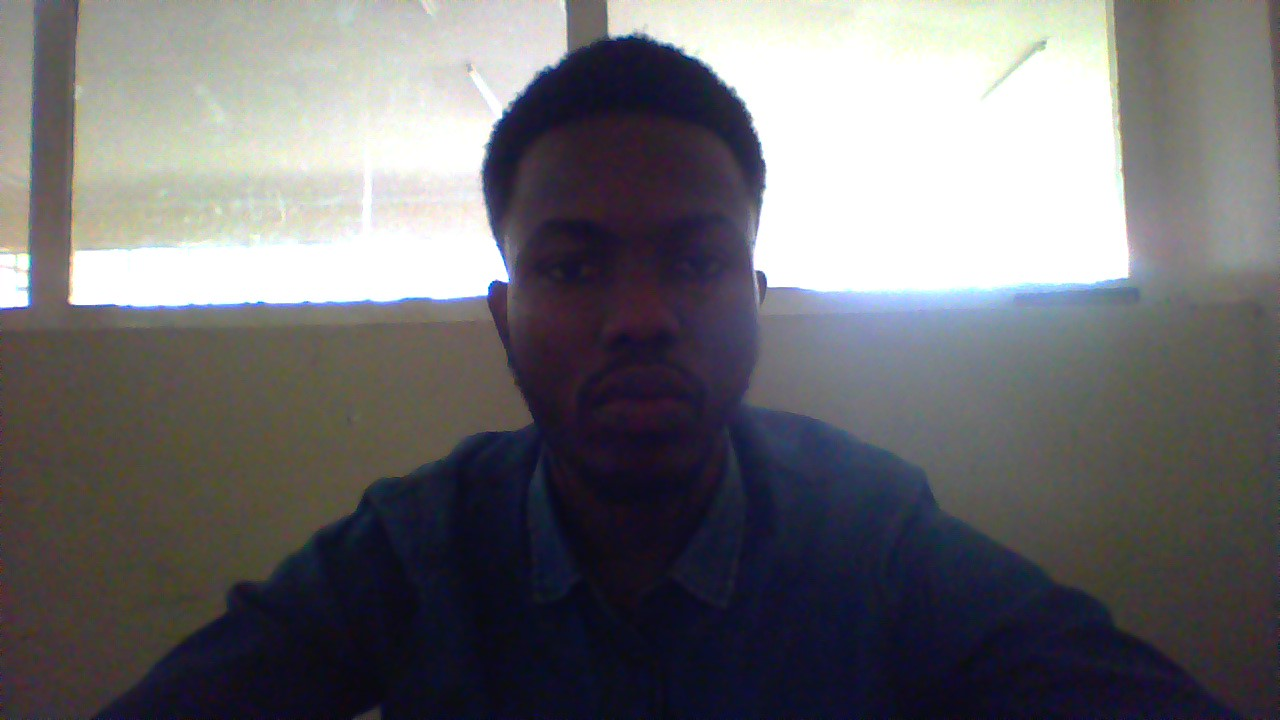
#> input picture known_faces/me3.jpg, 1280 x 720 px; its folder holds 5 pictures in this run
$ python face_recognition_app.py
#> lines starting #> are read from the running program, lines starting #| are printed output that depends on the picture; after the words box and inside, x2 and y2 are one past the last pixel; in counts of white or black regions, pixels touching at a corner belong together
import os
import cv2
import numpy as np
from typing import List, Tuple

# Initialize LBPH face recognizer
recognizer = cv2.face.LBPHFaceRecognizer_create()

# Function to load and train known faces
def train_known_faces(known_faces_dir: str) -> Tuple[cv2.face.LBPHFaceRecognizer, List[str]]:
    """
    Loads and trains the LBPH recognizer with images from known_faces directory.

    Args:
        known_faces_dir (str): Path to directory with known face images.

    Returns:
        Tuple: Trained recognizer and list of label names.
    """
#> called with known_faces_dir = 'known_faces'
    faces = []
    labels = []
    label_names = []

    for idx, filename in enumerate(os.listdir(known_faces_dir)):
        if filename.lower().endswith(('.jpg', '.jpeg', '.png')):
            label = os.path.splitext(filename)[0].capitalize()
            image_path = os.path.join(known_faces_dir, filename)
            image = cv2.imread(image_path, cv2.IMREAD_GRAYSCALE)
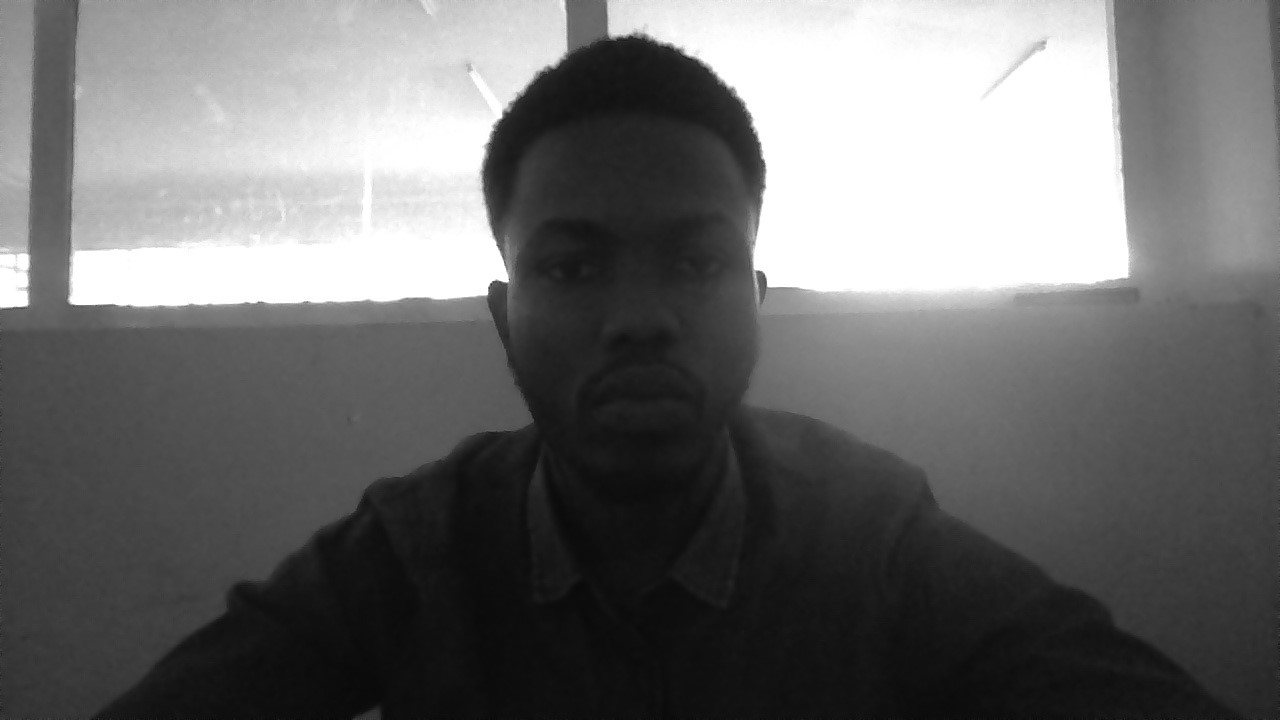
#> image: shape (720, 1280); min 5, max 255, mean 109
            if image is None:
                print(f"Warning: Could not load {filename}. Skipping.")
                continue
            faces.append(image)
            labels.append(idx)
            label_names.append(label)
#> pass 2 of the loop in train_known_faces, `for idx, filename in enumerate(os.listdir(known_faces_dir)):`:
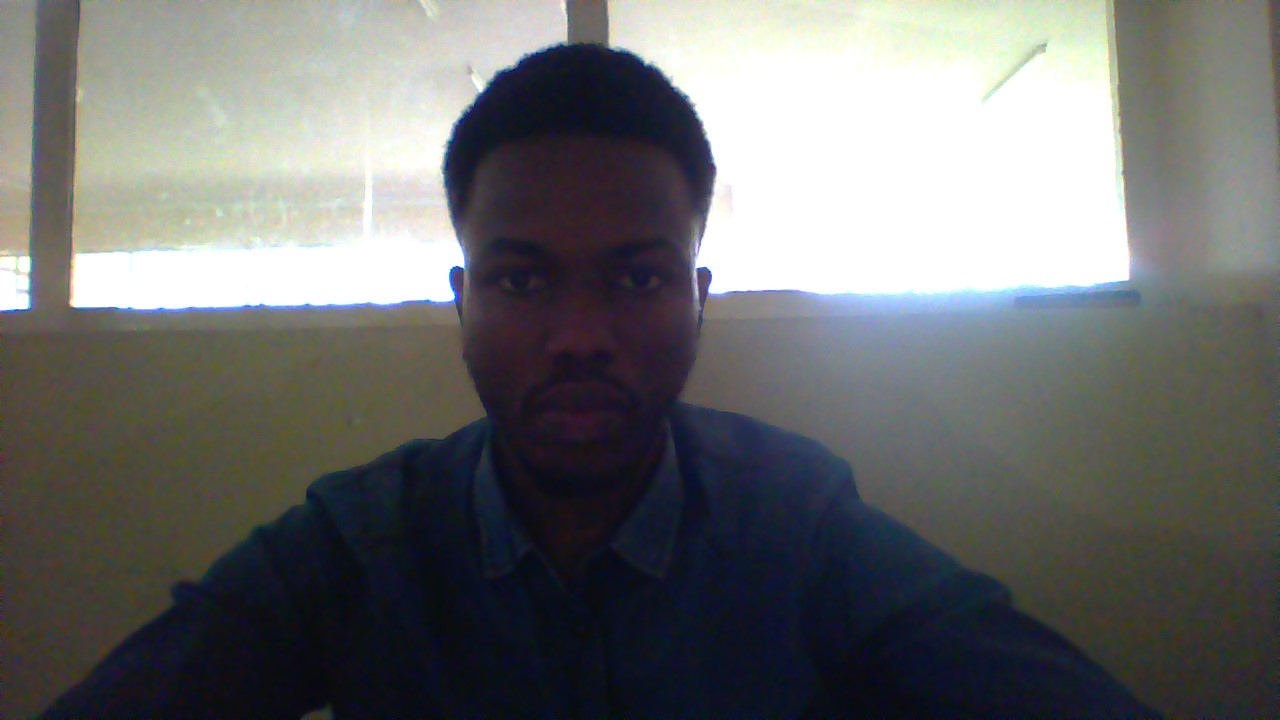
#> input picture known_faces/me4.jpg, 1280 x 720 px
#> in train_known_faces, `image = cv2.imread(image_path, cv2.IMREAD_GRAYSCALE)`:
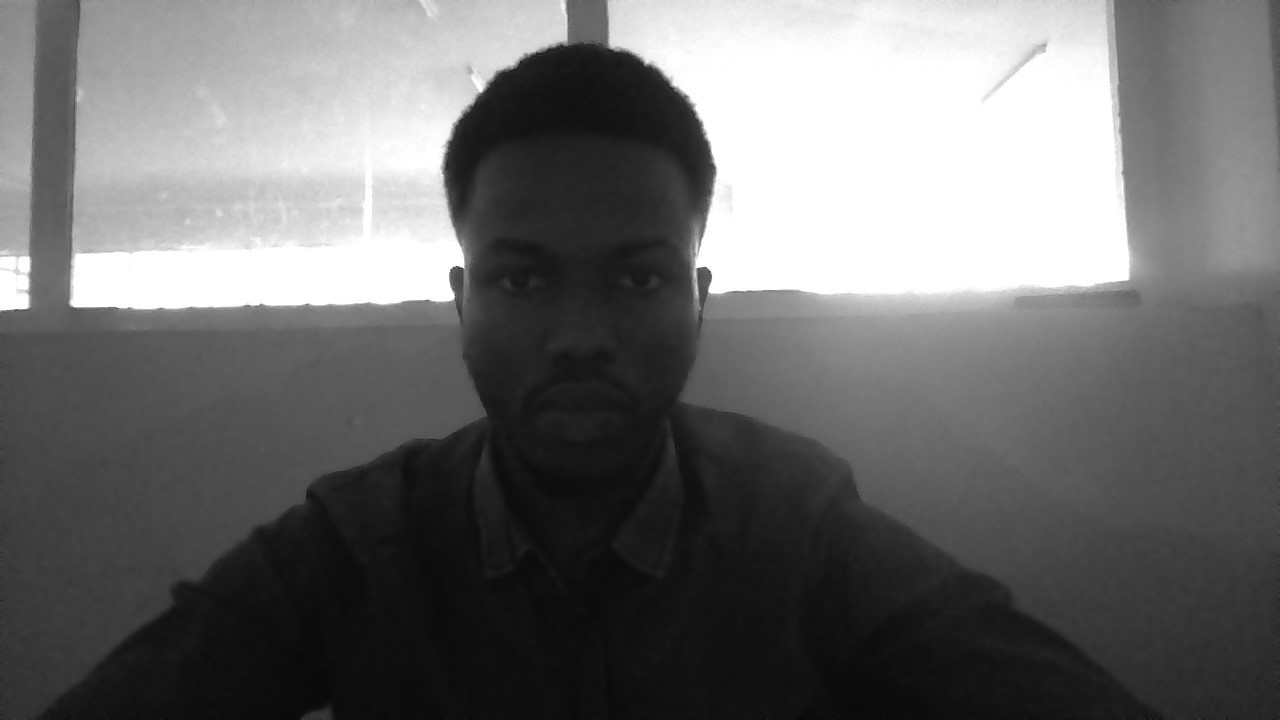
#> image: shape (720, 1280); min 5, max 255, mean 109
#> pass 3 of the loop in train_known_faces, `for idx, filename in enumerate(os.listdir(known_faces_dir)):`:
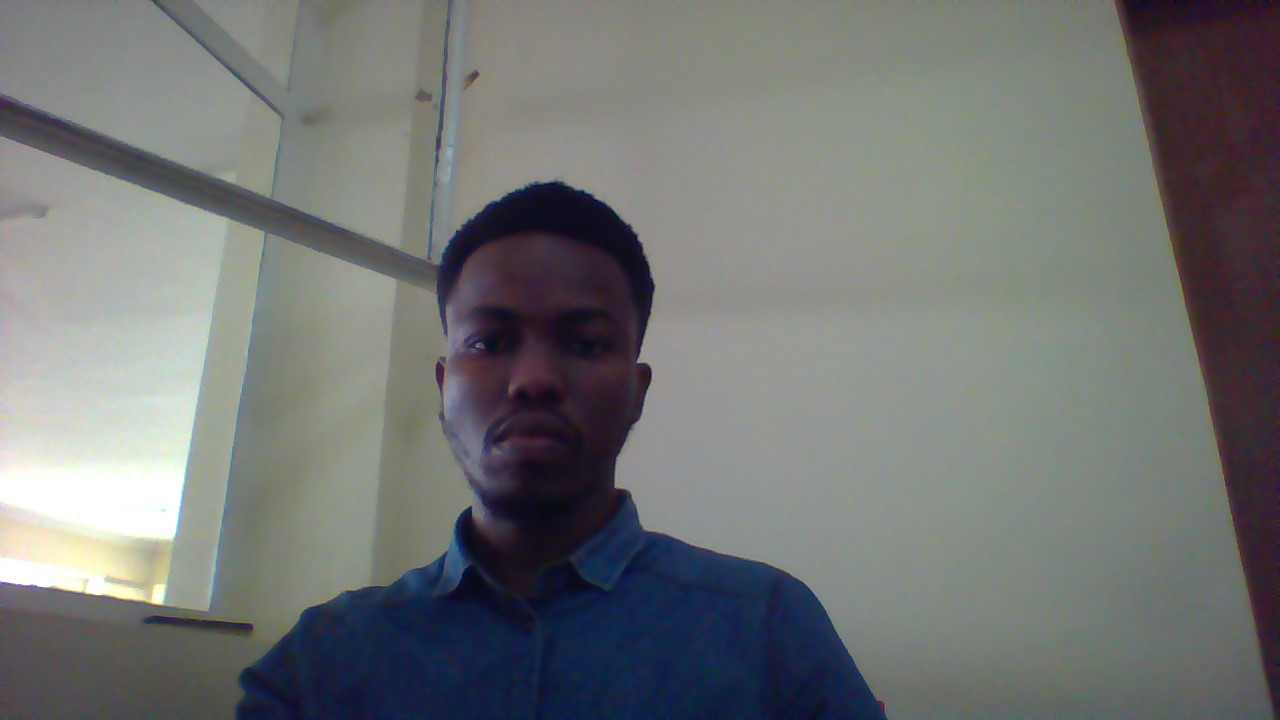
#> input picture known_faces/me5.jpg, 1280 x 720 px
#> in train_known_faces, `image = cv2.imread(image_path, cv2.IMREAD_GRAYSCALE)`:
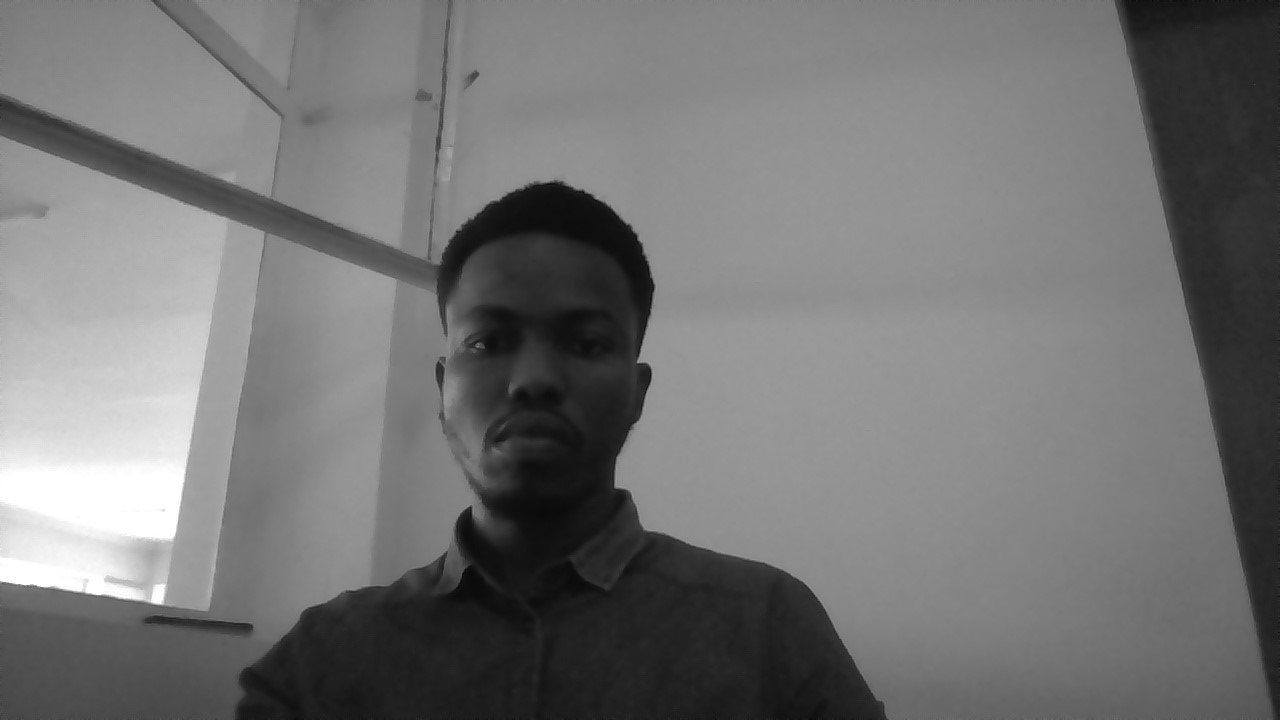
#> image: shape (720, 1280); min 6, max 255, mean 115.9
#> the loop made 5 passes; the first 3 are shown

    if not faces:
        raise ValueError("No valid images found in known_faces directory.")

    recognizer.train(faces, np.array(labels))
    return recognizer, label_names

# Function to recognize faces in a test image
def recognize_faces(test_image_path: str, recognizer: cv2.face.LBPHFaceRecognizer, label_names: List[str]) -> List[Tuple[str, Tuple[int, int, int, int]]]:
    """
    Detects and recognizes faces in the test image.

    Args:
        test_image_path (str): Path to the test image.
        recognizer: Trained LBPH recognizer.
        label_names (List[str]): List of names corresponding to label indices.

    Returns:
        List[Tuple[str, Tuple[int, int, int, int]]]: List of (label, bounding_box) for recognized faces.
    """
#> called with test_image_path = 'known_faces/torie.jpg'
    # Load Haar Cascade for face detection
    face_cascade = cv2.CascadeClassifier(cv2.data.haarcascades + 'haarcascade_frontalface_default.xml')
    if face_cascade.empty():
        raise ValueError("Failed to load Haar Cascade classifier.")

    # Load and preprocess test image
    image = cv2.imread(test_image_path)
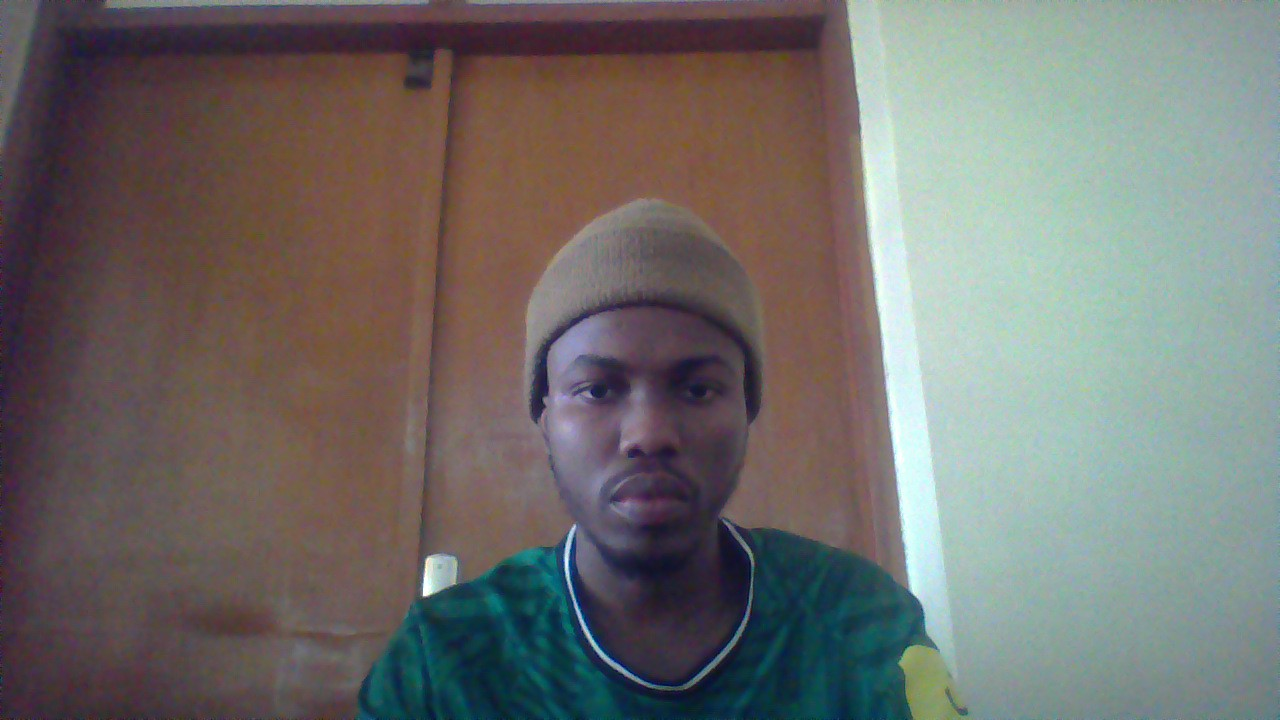
#> input picture known_faces/torie.jpg, 1280 x 720 px
#> image is the input picture: shape (720, 1280, 3); mean B, G, R 107.7, 110.6, 112.6
    if image is None:
        raise ValueError(f"Could not load test image: {test_image_path}")
    gray = cv2.cvtColor(image, cv2.COLOR_BGR2GRAY)
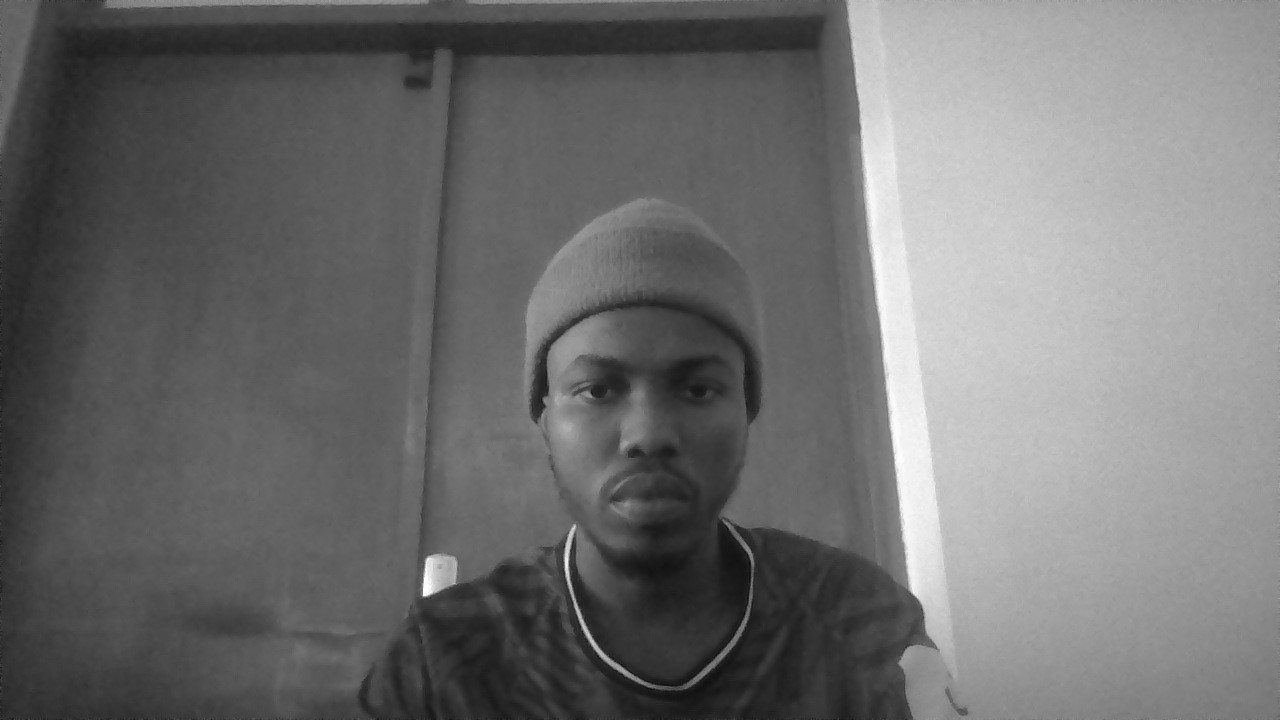
#> gray: shape (720, 1280); min 11, max 255, mean 110.8

    # Detect faces
    faces = face_cascade.detectMultiScale(gray, scaleFactor=1.1, minNeighbors=5, minSize=(30, 30))
#> faces = [[515, 293, 246, 246]]
    results = []

    for (x, y, w, h) in faces:
        # Extract face region
        face_roi = gray[y:y+h, x:x+w]
        # Recognize face
        label_idx, confidence = recognizer.predict(face_roi)
        # Use confidence threshold (lower is better; adjust as needed)
        label = label_names[label_idx] if confidence < 100 else "Unknown"
        # Store results as (label, (top, right, bottom, left)) for consistency
        results.append((label, (y, x+w, y+h, x)))
#> this loop made 1 pass
#> (x, y, w, h, label_idx, confidence) on pass 1: (515, 293, 246, 246, 4, 60.86)
#> pass 1, in recognize_faces, `face_roi = gray[y:y+h, x:x+w]`:
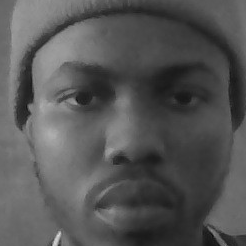
#> face_roi: shape (246, 246); min 11, max 221, mean 85.3

    return results

# Function to draw bounding boxes and labels
def draw_results(image_path: str, results: List[Tuple[str, Tuple[int, int, int, int]]], output_path: str):
    """
    Draws bounding boxes and labels on the image and saves the output.

    Args:
        image_path (str): Path to the original test image.
        results (List): List of (label, bounding_box) tuples.
        output_path (str): Path to save the annotated image.
    """
    image = cv2.imread(image_path)
    if image is None:
        raise ValueError(f"Could not load image for drawing: {image_path}")

    for label, (top, right, bottom, left) in results:
        # Draw rectangle around the face
        cv2.rectangle(image, (left, top), (right, bottom), (0, 255, 0), 2)
        # Draw label background and text
        cv2.rectangle(image, (left, bottom - 35), (right, bottom), (0, 255, 0), cv2.FILLED)
        cv2.putText(image, label, (left + 6, bottom - 6), cv2.FONT_HERSHEY_DUPLEX, 1.0, (255, 255, 255), 1)

    cv2.imwrite(output_path, image)
    print(f"Annotated image saved to: {output_path}")

# Main execution
if __name__ == "__main__":
    # Paths
    known_faces_dir = "known_faces"
    test_image_path = "known_faces/torie.jpg"  # Using existing image for testing
    output_image_path = "output_annotated.jpg"

    try:
        # Train the recognizer
        recognizer, label_names = train_known_faces(known_faces_dir)
        print(f"Trained with {len(label_names)} known faces.")

        # Recognize faces in test image
        results = recognize_faces(test_image_path, recognizer, label_names)

        # Print results
        if results:
            print("Recognized faces:")
            for label, box in results:
                print(f"- {label} at bounding box {box}")
        else:
            print("No faces detected in the test image.")

        # Draw and save annotated image
        draw_results(test_image_path, results, output_image_path)
#> after the loop in draw_results, `for label, (top, right, bottom, left) in results:`:
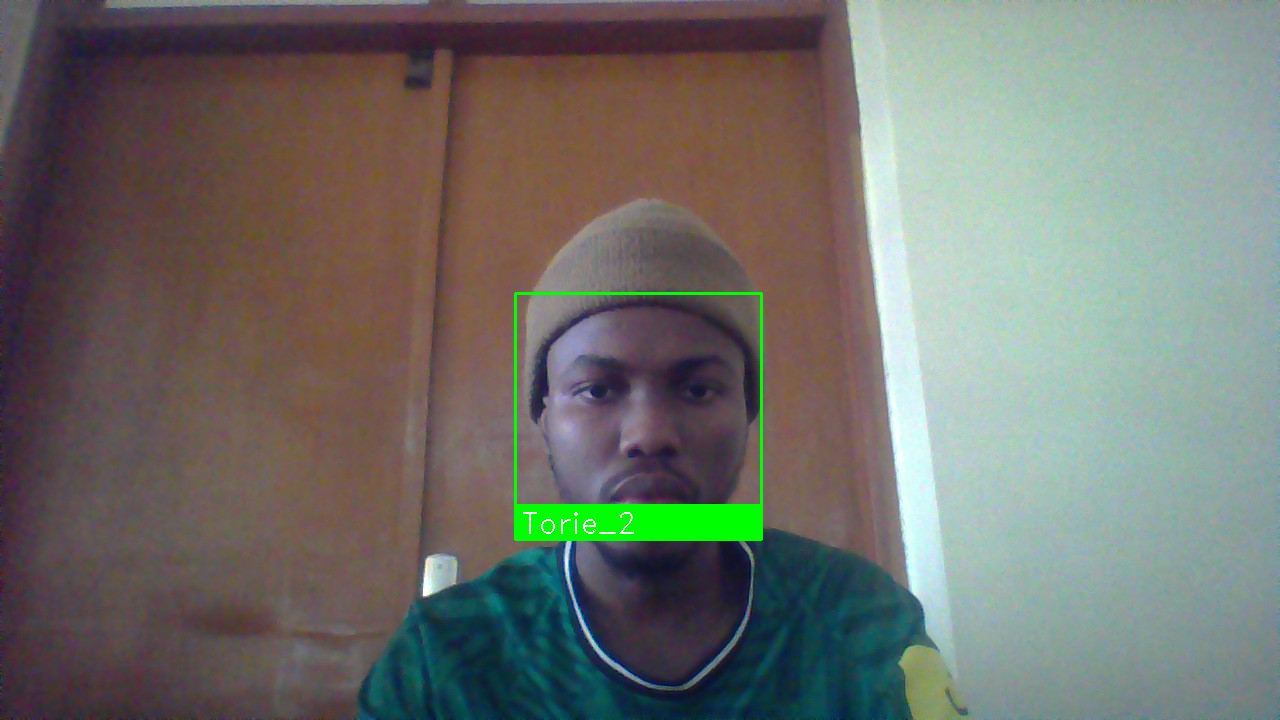
#> image: shape (720, 1280, 3); 1.22% of pixels changed, all inside (x1, y1, x2, y2) = (514, 292, 763, 541)

    except Exception as e:
        print(f"Error: {str(e)}")
